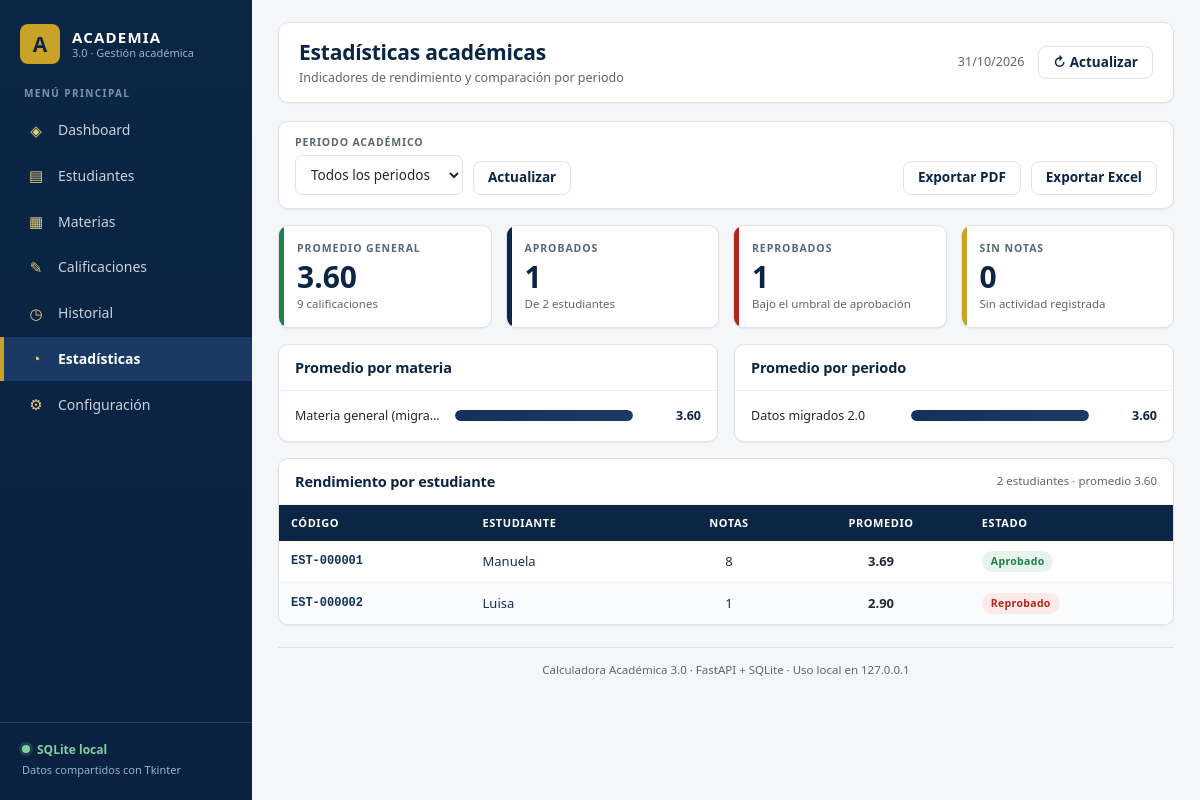
The page /estadisticas on the database its author committed.
### tables this page shows
CREATE TABLE calificaciones (
    id             TEXT PRIMARY KEY,
    inscripcion_id TEXT NOT NULL REFERENCES inscripciones(id) ON DELETE RESTRICT,
    nota           REAL NOT NULL,
    descripcion    TEXT,
    fecha          TEXT NOT NULL,
    origen         TEXT NOT NULL DEFAULT 'app',
    creado_en      TEXT NOT NULL,
    anulada_en     TEXT
);

CREATE TABLE materias (
    id             TEXT PRIMARY KEY,
    codigo         TEXT NOT NULL UNIQUE,
    nombre         TEXT NOT NULL,
    creditos       REAL NOT NULL DEFAULT 0 CHECK (creditos >= 0),
    creado_en      TEXT NOT NULL,
    actualizado_en TEXT NOT NULL,
    eliminado_en   TEXT
);

CREATE TABLE periodos (
    id             TEXT PRIMARY KEY,
    nombre         TEXT NOT NULL UNIQUE,
    fecha_inicio   TEXT,
    fecha_fin      TEXT,
    escala_min     REAL NOT NULL,
    escala_max     REAL NOT NULL,
    aprobacion_min REAL NOT NULL,
    activo         INTEGER NOT NULL DEFAULT 1 CHECK (activo IN (0, 1)),
    creado_en      TEXT NOT NULL,
    CHECK (escala_min < escala_max),
    CHECK (aprobacion_min >= escala_min AND aprobacion_min <= escala_max)
);

CREATE TABLE estudiantes (
    id                 TEXT PRIMARY KEY,
    codigo             TEXT NOT NULL UNIQUE,
    nombre             TEXT NOT NULL CHECK (length(trim(nombre)) > 0),
    nombre_normalizado TEXT NOT NULL,
    correo             TEXT,
    origen             TEXT NOT NULL DEFAULT 'app'
                       CHECK (origen IN ('app', 'json_migracion')),
    huella_migracion   TEXT UNIQUE,
    creado_en          TEXT NOT NULL,
    actualizado_en     TEXT NOT NULL,
    eliminado_en       TEXT
);

### app/web/rutas.py (the view)
@router.get("/estadisticas")
def estadisticas(
    request: Request,
    periodo_id: str = "",
    servicios: Servicios = Depends(servicios_lectura),
):
    periodos = servicios.periodos.listar()
    ids_periodos = {periodo.id for periodo in periodos}
    if periodo_id not in ids_periodos:
        periodo_id = ""
    resumen = servicios.analisis.resumen(periodo_id=periodo_id or None)
    return _render(
        request,
        "estadisticas.html",
        "estadisticas",
        resumen=resumen,
        periodos=periodos,
        filtro_periodo=periodo_id,
        max_materia=_maximo(resumen.por_materia),
        max_periodo=_maximo(resumen.por_periodo),
        ranking=sorted(
            resumen.estudiantes,
            key=lambda fila: (
                fila.promedio is None,
                -(fila.promedio or 0.0),
                fila.estudiante.nombre,
            ),
        ),
    )

### app/web/templates/estadisticas.html (shortened to what this page needs)
{% extends "base.html" %}
{% block encabezado %}Estadísticas académicas{% endblock %}
{% block subencabezado %}Indicadores de rendimiento y comparación por periodo{% endblock %}
{% block contenido %}
<form class="barra-filtros" method="get" action="/estadisticas">
  <div class="campo">
    <label for="periodo_id">Periodo académico</label>
    <select id="periodo_id" name="periodo_id" data-autofiltrar>
      <option value="">Todos los periodos</option>
    </select>
  </div>
  <button class="boton secundario" type="submit">Actualizar</button>
  <a class="boton secundario" href="/exportar/estudiantes.pdf">Exportar PDF</a>
  <a class="boton secundario" href="/exportar/calificaciones.xlsx">Exportar Excel</a>
</form>
<section class="tarjetas">
  <article class="tarjeta verde">
    <span class="etiqueta">Promedio general</span>
    <strong class="valor">{{ resumen.promedio_general|promedio }}</strong>
    <span class="pista">{{ resumen.total_calificaciones }} calificaciones</span>
  </article>
  <article class="tarjeta azul">
    <span class="etiqueta">Aprobados</span>
    <strong class="valor">{{ resumen.aprobados }}</strong>
    <span class="pista">De {{ resumen.total_estudiantes }} estudiantes</span>
  </article>
  <article class="tarjeta rojo">
    <span class="etiqueta">Reprobados</span>
    <strong class="valor">{{ resumen.reprobados }}</strong>
    <span class="pista">Bajo el umbral de aprobación</span>
  </article>
  <article class="tarjeta">
    <span class="etiqueta">Sin notas</span>
    <strong class="valor">{{ resumen.sin_notas }}</strong>
    <span class="pista">Sin actividad registrada</span>
  </article>
</section>
<div class="rejilla dos">
  <section class="panel">
    <div class="panel-cabecera">
      <h2>Promedio por materia</h2>
    </div>
    <div class="panel-cuerpo">
      {% if resumen.por_materia %}
      <div class="barras">
        {% for punto in resumen.por_materia %}
        <div class="barra-fila">
          <span class="barra-etiqueta" title="{{ punto.etiqueta }}">{{ punto.etiqueta }}</span>
          <div class="barra-pista">
            <div class="barra-relleno" style="width: {{ (punto.valor / max_materia * 100)|round(1) }}%"></div>
          </div>
          <span class="barra-valor">{{ punto.valor|promedio }}</span>
        </div>
        {% endfor %}
      </div>
      {% else %}
      <p class="vacio">No hay datos para el filtro seleccionado.</p>
      {% endif %}
    </div>
  </section>
  <section class="panel">
    <div class="panel-cabecera">
      <h2>Promedio por periodo</h2>
    </div>
    <div class="panel-cuerpo">
      {% if resumen.por_periodo %}
      <div class="barras">
        {% for punto in resumen.por_periodo %}
        <div class="barra-fila">
          <span class="barra-etiqueta" title="{{ punto.etiqueta }}">{{ punto.etiqueta }}</span>
          <div class="barra-pista">
            <div class="barra-relleno" style="width: {{ (punto.valor / max_periodo * 100)|round(1) }}%"></div>
          </div>
          <span class="barra-valor">{{ punto.valor|promedio }}</span>
        </div>
        {% endfor %}
      </div>
      {% else %}
      <p class="vacio">No hay datos para el filtro seleccionado.</p>
      {% endif %}
    </div>
  </section>
</div>
<section class="panel">
  <div class="panel-cabecera">
    <h2>Rendimiento por estudiante</h2>
    <span class="subtitulo">{{ ranking|length }} estudiantes · promedio {{ resumen.promedio_general|promedio }}</span>
  </div>
  <div class="panel-cuerpo sin-relleno">
    {% if ranking %}
    <div class="tabla-envoltura">
      <table class="tabla">
        <thead>
          <tr>
            <th>Código</th>
            <th>Estudiante</th>
            <th class="num">Notas</th>
            <th class="num">Promedio</th>
            <th>Estado</th>
          </tr>
        </thead>
        <tbody>
          {% for fila in ranking %}
          <tr>
            <td class="codigo">{{ fila.estudiante.codigo }}</td>
            <td><a href="/historial?estudiante_id={{ fila.estudiante.id }}">{{ fila.estudiante.nombre }}</a></td>
            <td class="num">{{ fila.notas }}</td>
            <td class="num"><strong>{{ fila.promedio|promedio }}</strong></td>
            <td><span class="insignia {{ fila.estado|clase_estado }}">{{ fila.estado|estado_legible }}</span></td>
          </tr>
          {% endfor %}
        </tbody>
      </table>
    </div>
    {% else %}
    <p class="vacio">No hay estudiantes para el filtro seleccionado.</p>
    {% endif %}
  </div>
</section>
{% endblock %}

### rows shown on the page
calificaciones: etiqueta "Materia general (migra…", {{ (punto.valor / max_materia * 100)|round(1) }} 100.0 (drawn), valor|promedio "3.60", etiqueta "Datos migrados 2.0", {{ (punto.valor / max_periodo * 100)|round(1) }} 100.0 (drawn)
estudiantes: estudiante.codigo "EST-000001", estudiante.nombre "Manuela"
estudiantes: estudiante.codigo "EST-000002", estudiante.nombre "Luisa"

### other values the page prints
{{ hoy }} "31/10/2026"
{{ resumen.promedio_general|promedio }} "3.60"
{{ resumen.total_calificaciones }} "9"
{{ resumen.aprobados }} "1"
{{ resumen.total_estudiantes }} "2"
{{ resumen.reprobados }} "1"
{{ resumen.sin_notas }} "0"
{{ ranking|length }} "2"
{{ fila.notas }} "8" "1"
{{ fila.promedio|promedio }} "3.69" "2.90"
{{ fila.estado|estado_legible }} "Aprobado" "Reprobado"
